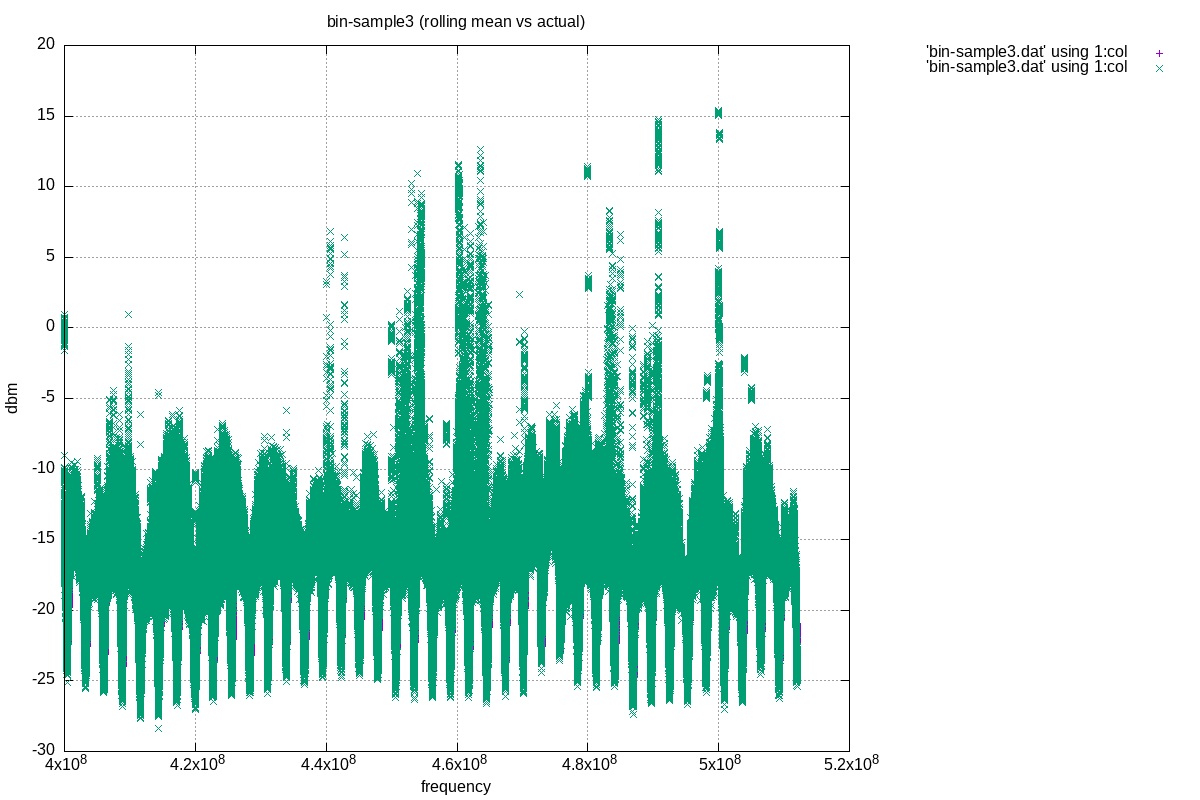

Recreate this plot in gnuplot.
# plot bin-sample2
set title 'bin-sample3 (rolling mean vs actual)'
set xlabel 'frequency'
set ylabel 'dbm'
set grid
#
set terminal png size 1200,800
set output 'bin-sample3.png'
set key outside
plot for [col=2:3] 'bin-sample3.dat' using 1:col
#plot 'bin-sample2.dat'
#
